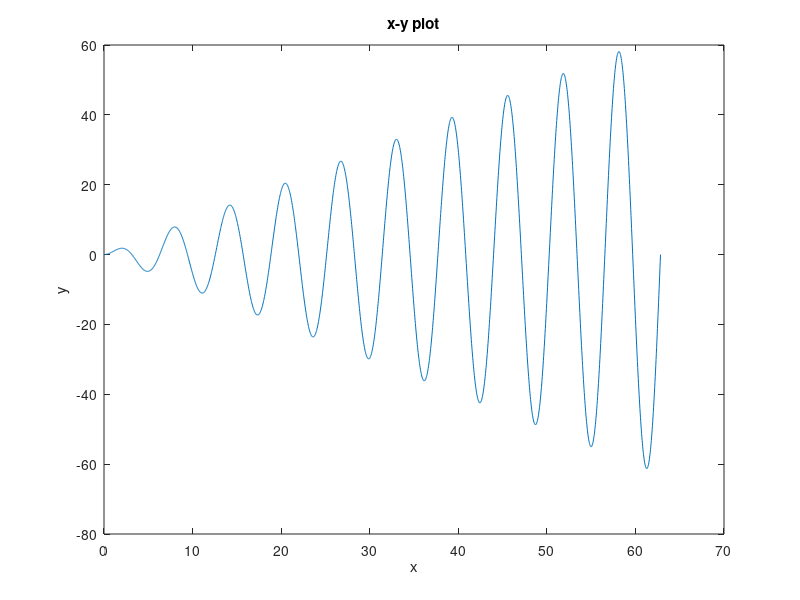

MATLAB code to generate this figure: (Note: this script raises an error after producing the figure.)
%HW4_JJ
%Problem 1
%a
x=[0:pi/100:20*pi];
y=x.*sin(x);
z=x.*cos(x);
figure(1)
plot(x,y);
title('x-y plot');
xlabel('x');
ylabel('y');

%b
figure(2)
polarplot(x,y);
title('x-y polarplot');

%c
figure(3)
plot3(x,y,z);
title('3-D plot x,y,z');x=[0:pi/100:20*pi];
y=x.*sin(x);
z=x.*cos(x);
xlabel('x');
ylabel('y');
zlabel('z');

clear all
clear clc
disp('Press enter to see Problem 2.')
pause



%Problem 2
Load= [0,1500,3000,4500,5000,6500,8000,8600,9500,10000]; % lb*f
Length= [2,2.002,2.005,2.006,2.008,2.01,2.02,2.04,2.1,2.15]; % in.
%a
d=0.5; % in. (diameter)
A=(pi*d.^2)./4; %in.^2 (area)
stress= Load./A;
strain= (Length-2)./2;
figure(4)
plot(stress,strain,'-ok')
title('stress vs strain (rod)')
xlabel('stress')
ylabel('strain')

%b
text(41740,0.01,'yield point')

clear all
clear clc
disp('Press enter to see Problem 3.')
pause

%Problem 3
x=linspace(-pi,pi,100);
y1=sin(x);
y2=sin(2.*x);
y3=sin(3.*x);
figure(5)
plot(x,y1,'--r')
hold on
plot(x,y2,'-b')
plot(x,y3,':g')
hold off
title('x vs sin(#x)')
xlabel('x')
ylabel('y=sin(#x)')

clear all
clear clc
disp('Press enter to see Problem 4.')
pause

%Problem 4
x=[0:pi/100:20*pi];
y=x.*sin(x);
z=x.*cos(x);
figure(6)
comet3(z,y,x)
title('tornado plot of Problem 1');
xlabel('z');
ylabel('y');
zlabel('x');

clear all
clear clc
disp('Press enter to see Problem 5.')
pause

%Problem 5
%P = current balance
%P_0= initial balance
%r=growth constant, expressed as a decimal fraction
% t= time invested
P_0=1000 ;%dollars
r=0.08;
t=[0:30];
P=P_0*exp(r*t);
table=[t;P]';
round(table)

%a
figure(7)
subplot(2,2,1)
plot(t,P)
xlabel('time')
ylabel('current balance (P)')

%b
subplot(2,2,2)
semilogx(t,P)
xlabel('time')
ylabel('current balance (P)')

%c
subplot(2,2,3)
semilogy(t,P)
xlabel('time')
ylabel('current balance (P)')

%d
subplot(2,2,4)
loglog(t,P)
xlabel('time')
ylabel('current balance (P)')